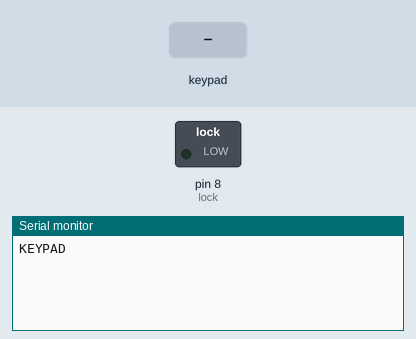
This sketch was run on a simulated Arduino Uno, built with avr-gcc and run on an emulated ATmega328P. Shown: switched loads named in the sketch (green lamp = pin HIGH), the last lines printed to the serial monitor. The inputs (shaded band) are chosen by the test bench. Pins used as bus, display or sensor lines are not drawn.

Above: at 1.2 s.
1.3 s: key '#' pressed
At 2.3 s:
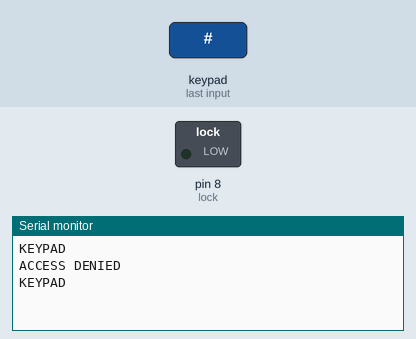
2.8 s: keypad keys 0 1 2 3 # pressed 0.4 s apart
At 5.0 s:
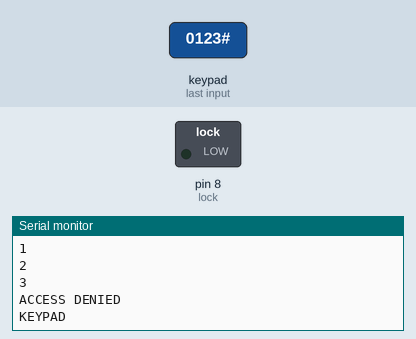
Timing chart, 0 to 6.5 s (numbered marks = the images above; inputs shaded):
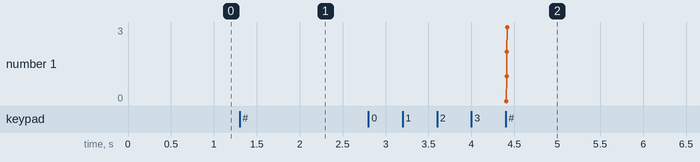

The sketch:

Door_Lock_keypad.ino
```cpp
#include <SPI.h>

#include <Keypad.h>

#define RST_PIN         9
#define SS_PIN          10

int lock = 8;
int button = A1;

int pos = 0;
const byte numRows= 4;
const byte numCols= 4;


char keymap[numRows][numCols]=
{
{'1', '2', '3', 'A'},
{'4', '5', '6', 'B'},
{'7', '8', '9', 'C'},
{'*', '0', '#', 'D'}
};


byte rowPins[numRows] = {0,1,2,3};
byte colPins[numCols]= {4,5,6,7};

Keypad myKeypad= Keypad(makeKeymap(keymap), rowPins, colPins, numRows, numCols);

void setup()
{
  Serial.begin(9600);
  SPI.begin();

  pinMode(button,INPUT);

  pinMode(lock,OUTPUT);
}
void loop()
{


    Serial.println("KEYPAD");
    char num[10];
    char keypressed;
    int i=0;
    int flag=0;
    do
    {
      keypressed = myKeypad.getKey();
      if (keypressed != NO_KEY)
      {
        num[i]=keypressed;
        i++;
      }
    }while(keypressed!='#');
      i--;
      for(int j=0;j<i;j++)
      {
        Serial.println(num[j]);
      }
      if(num[0]=='1'&&i==1)
      {
        Serial.println("ACCESS GRANTED");
        digitalWrite(lock,HIGH);
        delay(5000);
        digitalWrite(lock,LOW);
       }
       else
       {
        Serial.println("ACCESS DENIED");
        digitalWrite(lock,LOW);
        }
  }
```

Measured:
- after the input at 1.3 s, the serial monitor: prints a new line at once (image 1)
- after the input at 2.8 s, the serial monitor: prints a new line after 1.6 s (image 2)
